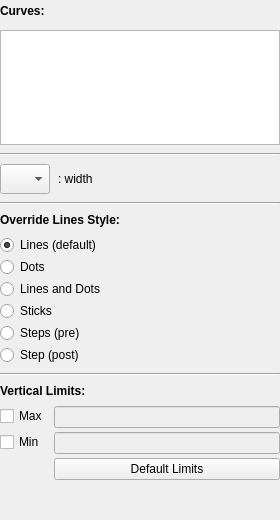
<?xml version="1.0" encoding="UTF-8"?>
<ui version="4.0">
 <class>CurveStyleEditor</class>
 <widget class="QWidget" name="CurveStyleEditor">
  <property name="geometry">
   <rect>
    <x>0</x>
    <y>0</y>
    <width>280</width>
    <height>520</height>
   </rect>
  </property>
  <property name="minimumSize">
   <size>
    <width>220</width>
    <height>0</height>
   </size>
  </property>
  <layout class="QVBoxLayout" name="mainLayout">
   <property name="spacing">
    <number>4</number>
   </property>
   <property name="leftMargin">
    <number>0</number>
   </property>
   <property name="topMargin">
    <number>0</number>
   </property>
   <property name="rightMargin">
    <number>0</number>
   </property>
   <property name="bottomMargin">
    <number>0</number>
   </property>
   <item>
    <widget class="QScrollArea" name="scrollArea">
     <property name="widgetResizable">
      <bool>true</bool>
     </property>
     <property name="frameShape">
      <enum>QFrame::NoFrame</enum>
     </property>
     <widget class="QWidget" name="scrollAreaContents">
      <layout class="QVBoxLayout" name="scrollLayout">
       <property name="spacing">
        <number>8</number>
       </property>
       <property name="leftMargin">
        <number>0</number>
       </property>
       <property name="topMargin">
        <number>0</number>
       </property>
       <property name="rightMargin">
        <number>0</number>
       </property>
       <property name="bottomMargin">
        <number>0</number>
       </property>
       <item>
        <layout class="QHBoxLayout" name="curvesHeaderLayout">
         <property name="spacing">
          <number>4</number>
         </property>
         <item>
          <widget class="QLabel" name="labelCurves">
           <property name="font">
            <font>
             <bold>true</bold>
            </font>
           </property>
           <property name="text">
            <string>Curves:</string>
           </property>
          </widget>
         </item>
         <item>
          <spacer name="curvesHeaderSpacer">
           <property name="orientation">
            <enum>Qt::Horizontal</enum>
           </property>
           <property name="sizeHint" stdset="0">
            <size>
             <width>40</width>
             <height>20</height>
            </size>
           </property>
          </spacer>
         </item>
         <item>
          <widget class="QPushButton" name="buttonDeleteCurve">
           <property name="enabled">
            <bool>false</bool>
           </property>
           <property name="minimumSize">
            <size>
             <width>22</width>
             <height>22</height>
            </size>
           </property>
           <property name="maximumSize">
            <size>
             <width>22</width>
             <height>22</height>
            </size>
           </property>
           <property name="focusPolicy">
            <enum>Qt::NoFocus</enum>
           </property>
           <property name="toolTip">
            <string>Remove the selected curve from its plot</string>
           </property>
           <property name="text">
            <string/>
           </property>
           <property name="icon">
            <iconset resource="resource.qrc">
             <normaloff>:/resources/svg/trash.svg</normaloff>:/resources/svg/trash.svg</iconset>
           </property>
           <property name="iconSize">
            <size>
             <width>16</width>
             <height>16</height>
            </size>
           </property>
           <property name="flat">
            <bool>true</bool>
           </property>
          </widget>
         </item>
        </layout>
       </item>
       <item>
        <widget class="QListWidget" name="listWidget">
         <property name="sizePolicy">
          <sizepolicy hsizetype="Expanding" vsizetype="Expanding">
           <horstretch>0</horstretch>
           <verstretch>1</verstretch>
          </sizepolicy>
         </property>
         <property name="minimumSize">
          <size>
           <width>0</width>
           <height>80</height>
          </size>
         </property>
         <property name="focusPolicy">
          <enum>Qt::ClickFocus</enum>
         </property>
         <property name="editTriggers">
          <set>QAbstractItemView::NoEditTriggers</set>
         </property>
         <property name="selectionMode">
          <enum>QAbstractItemView::SingleSelection</enum>
         </property>
         <property name="selectionBehavior">
          <enum>QAbstractItemView::SelectRows</enum>
         </property>
        </widget>
       </item>
       <item>
        <widget class="Line" name="line_width">
         <property name="orientation">
          <enum>Qt::Horizontal</enum>
         </property>
        </widget>
       </item>
       <item>
        <layout class="QHBoxLayout" name="widthLayout">
         <item>
          <widget class="QComboBox" name="comboBoxWidth">
           <property name="minimumSize">
            <size>
             <width>50</width>
             <height>30</height>
            </size>
           </property>
           <property name="maximumSize">
            <size>
             <width>50</width>
             <height>30</height>
            </size>
           </property>
           <property name="insertPolicy">
            <enum>QComboBox::NoInsert</enum>
           </property>
           <property name="sizeAdjustPolicy">
            <enum>QComboBox::AdjustToContents</enum>
           </property>
           <property name="iconSize">
            <size>
             <width>22</width>
             <height>22</height>
            </size>
           </property>
           <item>
            <property name="text">
             <string/>
            </property>
            <property name="icon">
             <iconset resource="resource.qrc">
              <normaloff>:/resources/svg/line_width_1_0.svg</normaloff>:/resources/svg/line_width_1_0.svg</iconset>
            </property>
           </item>
           <item>
            <property name="text">
             <string/>
            </property>
            <property name="icon">
             <iconset resource="resource.qrc">
              <normaloff>:/resources/svg/line_width_1_5.svg</normaloff>:/resources/svg/line_width_1_5.svg</iconset>
            </property>
           </item>
           <item>
            <property name="text">
             <string/>
            </property>
            <property name="icon">
             <iconset resource="resource.qrc">
              <normaloff>:/resources/svg/line_width_2_0.svg</normaloff>:/resources/svg/line_width_2_0.svg</iconset>
            </property>
           </item>
           <item>
            <property name="text">
             <string/>
            </property>
            <property name="icon">
             <iconset resource="resource.qrc">
              <normaloff>:/resources/svg/line_width_3_0.svg</normaloff>:/resources/svg/line_width_3_0.svg</iconset>
            </property>
           </item>
          </widget>
         </item>
         <item>
          <widget class="QLabel" name="labelWidth">
           <property name="text">
            <string>: width</string>
           </property>
          </widget>
         </item>
         <item>
          <spacer name="hspacerWidth">
           <property name="orientation">
            <enum>Qt::Horizontal</enum>
           </property>
           <property name="sizeHint" stdset="0">
            <size>
             <width>40</width>
             <height>20</height>
            </size>
           </property>
          </spacer>
         </item>
        </layout>
       </item>
       <item>
        <widget class="Line" name="line_style">
         <property name="orientation">
          <enum>Qt::Horizontal</enum>
         </property>
        </widget>
       </item>
       <item>
        <widget class="QLabel" name="labelStyle">
         <property name="font">
          <font>
           <bold>true</bold>
          </font>
         </property>
         <property name="text">
          <string>Override Lines Style:</string>
         </property>
        </widget>
       </item>
       <item>
        <widget class="QFrame" name="frameStyle">
         <layout class="QVBoxLayout" name="styleLayout">
          <property name="spacing">
           <number>2</number>
          </property>
          <property name="leftMargin">
           <number>0</number>
          </property>
          <property name="topMargin">
           <number>0</number>
          </property>
          <property name="rightMargin">
           <number>0</number>
          </property>
          <property name="bottomMargin">
           <number>0</number>
          </property>
          <item>
           <widget class="QRadioButton" name="radioDefault">
            <property name="focusPolicy">
             <enum>Qt::NoFocus</enum>
            </property>
            <property name="text">
             <string>Lines (default)</string>
            </property>
            <property name="checked">
             <bool>true</bool>
            </property>
           </widget>
          </item>
          <item>
           <widget class="QRadioButton" name="radioPoints">
            <property name="focusPolicy">
             <enum>Qt::NoFocus</enum>
            </property>
            <property name="text">
             <string>Dots</string>
            </property>
           </widget>
          </item>
          <item>
           <widget class="QRadioButton" name="radioBoth">
            <property name="focusPolicy">
             <enum>Qt::NoFocus</enum>
            </property>
            <property name="text">
             <string>Lines and Dots</string>
            </property>
           </widget>
          </item>
          <item>
           <widget class="QRadioButton" name="radioSticks">
            <property name="focusPolicy">
             <enum>Qt::NoFocus</enum>
            </property>
            <property name="text">
             <string>Sticks</string>
            </property>
           </widget>
          </item>
          <item>
           <widget class="QRadioButton" name="radioSteps">
            <property name="focusPolicy">
             <enum>Qt::NoFocus</enum>
            </property>
            <property name="text">
             <string>Steps (pre)</string>
            </property>
           </widget>
          </item>
          <item>
           <widget class="QRadioButton" name="radioStepsInv">
            <property name="focusPolicy">
             <enum>Qt::NoFocus</enum>
            </property>
            <property name="text">
             <string>Step (post)</string>
            </property>
           </widget>
          </item>
         </layout>
        </widget>
       </item>
       <item>
        <widget class="Line" name="line_limits">
         <property name="orientation">
          <enum>Qt::Horizontal</enum>
         </property>
        </widget>
       </item>
       <item>
        <widget class="QLabel" name="labelLimits">
         <property name="font">
          <font>
           <bold>true</bold>
          </font>
         </property>
         <property name="text">
          <string>Vertical Limits:</string>
         </property>
        </widget>
       </item>
       <item>
        <widget class="QFrame" name="frameLimits">
         <layout class="QFormLayout" name="limitsFormLayout">
          <property name="horizontalSpacing">
           <number>6</number>
          </property>
          <property name="verticalSpacing">
           <number>4</number>
          </property>
          <property name="leftMargin">
           <number>0</number>
          </property>
          <property name="topMargin">
           <number>0</number>
          </property>
          <property name="rightMargin">
           <number>0</number>
          </property>
          <property name="bottomMargin">
           <number>0</number>
          </property>
          <item row="0" column="0">
           <widget class="QCheckBox" name="checkBoxMax">
            <property name="focusPolicy">
             <enum>Qt::NoFocus</enum>
            </property>
            <property name="text">
             <string>Max</string>
            </property>
           </widget>
          </item>
          <item row="0" column="1">
           <widget class="LineEdit" name="lineLimitMax">
            <property name="enabled">
             <bool>false</bool>
            </property>
            <property name="focusPolicy">
             <enum>Qt::ClickFocus</enum>
            </property>
           </widget>
          </item>
          <item row="1" column="0">
           <widget class="QCheckBox" name="checkBoxMin">
            <property name="focusPolicy">
             <enum>Qt::NoFocus</enum>
            </property>
            <property name="text">
             <string>Min</string>
            </property>
           </widget>
          </item>
          <item row="1" column="1">
           <widget class="LineEdit" name="lineLimitMin">
            <property name="enabled">
             <bool>false</bool>
            </property>
            <property name="focusPolicy">
             <enum>Qt::ClickFocus</enum>
            </property>
           </widget>
          </item>
          <item row="2" column="1">
           <widget class="QPushButton" name="pushButtonReset">
            <property name="focusPolicy">
             <enum>Qt::NoFocus</enum>
            </property>
            <property name="text">
             <string>Default Limits</string>
            </property>
           </widget>
          </item>
         </layout>
        </widget>
       </item>
       <item>
        <spacer name="verticalSpacer">
         <property name="orientation">
          <enum>Qt::Vertical</enum>
         </property>
         <property name="sizeHint" stdset="0">
          <size>
           <width>20</width>
           <height>40</height>
          </size>
         </property>
        </spacer>
       </item>
      </layout>
     </widget>
    </widget>
   </item>
  </layout>
 </widget>
 <customwidgets>
  <customwidget>
   <class>LineEdit</class>
   <extends>QLineEdit</extends>
   <header>PlotJuggler/line_edit.h</header>
  </customwidget>
 </customwidgets>
 <resources>
  <include location="resource.qrc"/>
 </resources>
 <connections/>
</ui>
